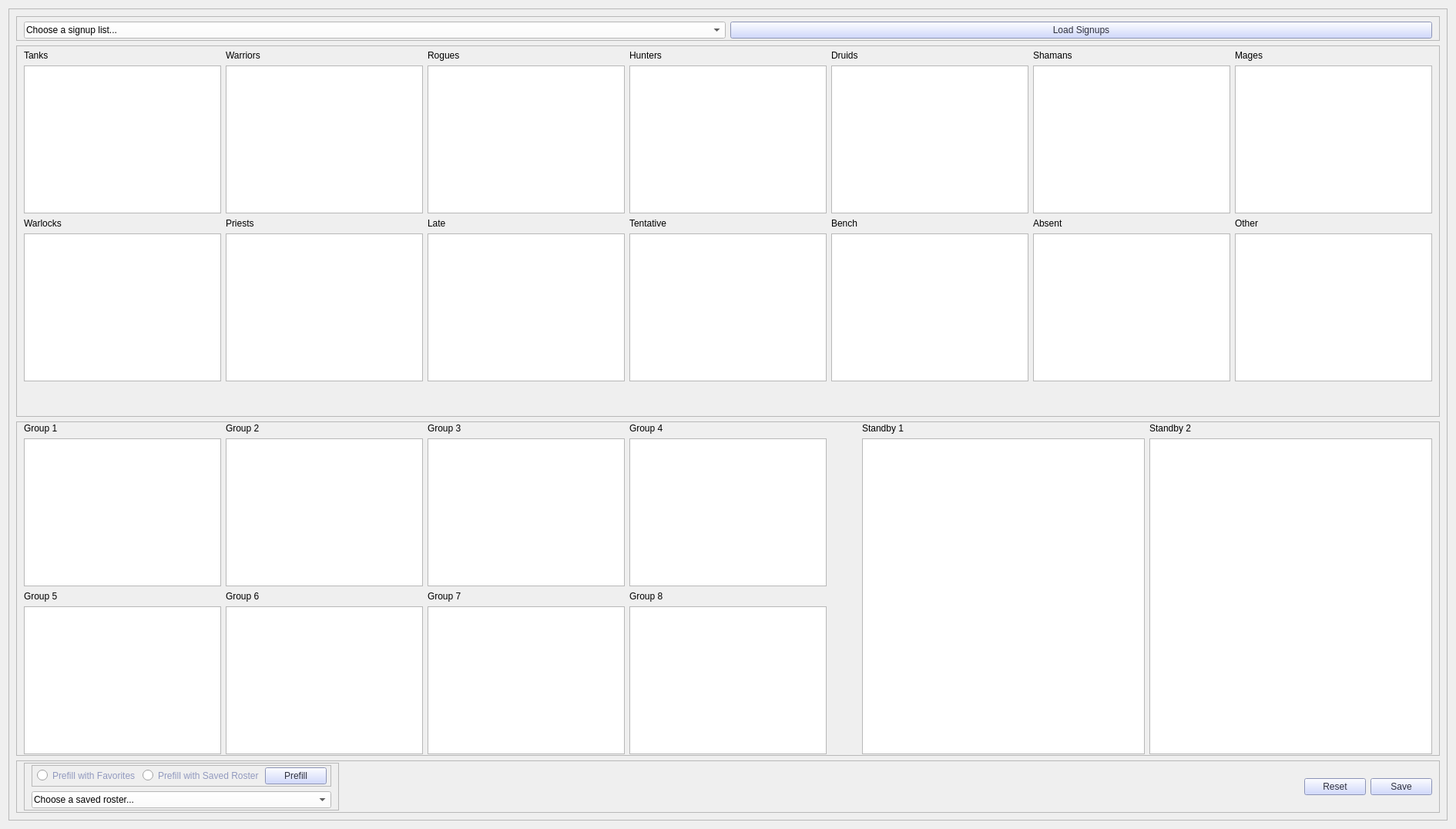
      <widget class="QWidget" name="tab_2">
       <attribute name="title">
        <string>Build Roster</string>
       </attribute>
       <layout class="QVBoxLayout" name="verticalLayout_3">
        <item>
         <widget class="QFrame" name="buildRoster_frame">
          <property name="frameShape">
           <enum>QFrame::StyledPanel</enum>
          </property>
          <property name="frameShadow">
           <enum>QFrame::Raised</enum>
          </property>
          <layout class="QVBoxLayout" name="verticalLayout_4">
           <item>
            <widget class="QFrame" name="load_btn_frame">
             <property name="frameShape">
              <enum>QFrame::StyledPanel</enum>
             </property>
             <property name="frameShadow">
              <enum>QFrame::Raised</enum>
             </property>
             <layout class="QHBoxLayout" name="horizontalLayout_2">
              <property name="topMargin">
               <number>6</number>
              </property>
              <property name="bottomMargin">
               <number>2</number>
              </property>
              <item>
               <widget class="QComboBox" name="signup_cmbo">
                <property name="styleSheet">
                 <string notr="true">background-color: rgb(255, 255, 255);
font: 9pt &quot;Segoe UI&quot;;
padding: 2px;
</string>
                </property>
                <item>
                 <property name="text">
                  <string>Choose a signup list...</string>
                 </property>
                </item>
               </widget>
              </item>
              <item>
               <widget class="QPushButton" name="load_btn">
                <property name="styleSheet">
                 <string notr="true">background-color: rgb(195, 206, 255);
color: rgb(46, 48, 62);
font: 700 12pt &quot;Segoe UI&quot;;</string>
                </property>
                <property name="text">
                 <string>Load Signups</string>
                </property>
               </widget>
              </item>
             </layout>
            </widget>
           </item>
           <item>
            <widget class="QFrame" name="signup_frame">
             <property name="frameShape">
              <enum>QFrame::StyledPanel</enum>
             </property>
             <property name="frameShadow">
              <enum>QFrame::Raised</enum>
             </property>
             <layout class="QVBoxLayout" name="verticalLayout_6">
              <property name="spacing">
               <number>6</number>
              </property>
              <property name="topMargin">
               <number>5</number>
              </property>
              <property name="bottomMargin">
               <number>5</number>
              </property>
              <item>
               <layout class="QGridLayout" name="signup_grid">
                <item row="1" column="4">
                 <widget class="QListWidget" name="signup_list_druids">
                  <property name="acceptDrops">
                   <bool>true</bool>
                  </property>
                  <property name="dragDropMode">
                   <enum>QAbstractItemView::DragDrop</enum>
                  </property>
                  <property name="defaultDropAction">
                   <enum>Qt::MoveAction</enum>
                  </property>
                 </widget>
                </item>
                <item row="1" column="1">
                 <widget class="QListWidget" name="signup_list_warriors">
                  <property name="acceptDrops">
                   <bool>true</bool>
                  </property>
                  <property name="dragDropMode">
                   <enum>QAbstractItemView::DragDrop</enum>
                  </property>
                  <property name="defaultDropAction">
                   <enum>Qt::MoveAction</enum>
                  </property>
                 </widget>
                </item>
                <item row="0" column="1">
                 <widget class="QLabel" name="warrior_lbl">
                  <property name="text">
                   <string>Warriors</string>
                  </property>
                 </widget>
                </item>
                <item row="1" column="6">
                 <widget class="QListWidget" name="signup_list_mages">
                  <property name="acceptDrops">
                   <bool>true</bool>
                  </property>
                  <property name="dragDropMode">
                   <enum>QAbstractItemView::DragDrop</enum>
                  </property>
                  <property name="defaultDropAction">
                   <enum>Qt::MoveAction</enum>
                  </property>
                 </widget>
                </item>
                <item row="1" column="0">
                 <widget class="QListWidget" name="signup_list_tanks">
                  <property name="acceptDrops">
                   <bool>true</bool>
                  </property>
                  <property name="dragDropMode">
                   <enum>QAbstractItemView::DragDrop</enum>
                  </property>
                  <property name="defaultDropAction">
                   <enum>Qt::MoveAction</enum>
                  </property>
                 </widget>
                </item>
                <item row="0" column="6">
                 <widget class="QLabel" name="mage_lbl">
                  <property name="text">
                   <string>Mages</string>
                  </property>
                 </widget>
                </item>
                <item row="1" column="2">
                 <widget class="QListWidget" name="signup_list_rogues">
                  <property name="acceptDrops">
                   <bool>true</bool>
                  </property>
                  <property name="dragDropMode">
                   <enum>QAbstractItemView::DragDrop</enum>
                  </property>
                  <property name="defaultDropAction">
                   <enum>Qt::MoveAction</enum>
                  </property>
                 </widget>
                </item>
                <item row="0" column="3">
                 <widget class="QLabel" name="hunter_lbl">
                  <property name="text">
                   <string>Hunters</string>
                  </property>
                 </widget>
                </item>
                <item row="1" column="3">
                 <widget class="QListWidget" name="signup_list_hunters">
                  <property name="acceptDrops">
                   <bool>true</bool>
                  </property>
                  <property name="dragDropMode">
                   <enum>QAbstractItemView::DragDrop</enum>
                  </property>
                  <property name="defaultDropAction">
                   <enum>Qt::MoveAction</enum>
                  </property>
                 </widget>
                </item>
                <item row="0" column="0">
                 <widget class="QLabel" name="tank_lbl">
                  <property name="text">
                   <string>Tanks</string>
                  </property>
                 </widget>
                </item>
                <item row="1" column="5">
                 <widget class="QListWidget" name="signup_list_shamans">
                  <property name="acceptDrops">
                   <bool>true</bool>
                  </property>
                  <property name="dragDropMode">
                   <enum>QAbstractItemView::DragDrop</enum>
                  </property>
                  <property name="defaultDropAction">
                   <enum>Qt::MoveAction</enum>
                  </property>
                 </widget>
                </item>
                <item row="0" column="2">
                 <widget class="QLabel" name="rogue_lbl">
                  <property name="text">
                   <string>Rogues</string>
                  </property>
                 </widget>
                </item>
                <item row="0" column="4">
                 <widget class="QLabel" name="druid_lbl">
                  <property name="text">
                   <string>Druids</string>
                  </property>
                 </widget>
                </item>
                <item row="0" column="5">
                 <widget class="QLabel" name="shaman_lbl">
                  <property name="text">
                   <string>Shamans</string>
                  </property>
                 </widget>
                </item>
               </layout>
              </item>
              <item>
               <layout class="QGridLayout" name="gridLayout">
                <item row="1" column="6">
                 <widget class="QListWidget" name="signup_list_other">
                  <property name="dragDropMode">
                   <enum>QAbstractItemView::DragDrop</enum>
                  </property>
                  <property name="defaultDropAction">
                   <enum>Qt::MoveAction</enum>
                  </property>
                 </widget>
                </item>
                <item row="1" column="4">
                 <widget class="QListWidget" name="signup_list_bench">
                  <property name="acceptDrops">
                   <bool>true</bool>
                  </property>
                  <property name="dragDropMode">
                   <enum>QAbstractItemView::DragDrop</enum>
                  </property>
                  <property name="defaultDropAction">
                   <enum>Qt::MoveAction</enum>
                  </property>
                 </widget>
                </item>
                <item row="1" column="1">
                 <widget class="QListWidget" name="signup_list_priests">
                  <property name="acceptDrops">
                   <bool>true</bool>
                  </property>
                  <property name="dragDropMode">
                   <enum>QAbstractItemView::DragDrop</enum>
                  </property>
                  <property name="defaultDropAction">
                   <enum>Qt::MoveAction</enum>
                  </property>
                 </widget>
                </item>
                <item row="0" column="0">
                 <widget class="QLabel" name="warlock_lbl">
                  <property name="text">
                   <string>Warlocks</string>
                  </property>
                 </widget>
                </item>
                <item row="0" column="1">
                 <widget class="QLabel" name="priest_lbl">
                  <property name="text">
                   <string>Priests</string>
                  </property>
                 </widget>
                </item>
                <item row="1" column="2">
                 <widget class="QListWidget" name="signup_list_late">
                  <property name="acceptDrops">
                   <bool>true</bool>
                  </property>
                  <property name="dragDropMode">
                   <enum>QAbstractItemView::DragDrop</enum>
                  </property>
                  <property name="defaultDropAction">
                   <enum>Qt::MoveAction</enum>
                  </property>
                 </widget>
                </item>
                <item row="0" column="4">
                 <widget class="QLabel" name="bench_lbl">
                  <property name="text">
                   <string>Bench</string>
                  </property>
                 </widget>
                </item>
                <item row="1" column="5">
                 <widget class="QListWidget" name="signup_list_absent">
                  <property name="acceptDrops">
                   <bool>true</bool>
                  </property>
                  <property name="dragDropMode">
                   <enum>QAbstractItemView::DragDrop</enum>
                  </property>
                  <property name="defaultDropAction">
                   <enum>Qt::MoveAction</enum>
                  </property>
                 </widget>
                </item>
                <item row="0" column="5">
                 <widget class="QLabel" name="absent_lbl">
                  <property name="text">
                   <string>Absent</string>
                  </property>
                 </widget>
                </item>
                <item row="1" column="0">
                 <widget class="QListWidget" name="signup_list_warlocks">
                  <property name="acceptDrops">
                   <bool>true</bool>
                  </property>
                  <property name="dragDropMode">
                   <enum>QAbstractItemView::DragDrop</enum>
                  </property>
                  <property name="defaultDropAction">
                   <enum>Qt::MoveAction</enum>
                  </property>
                 </widget>
                </item>
                <item row="1" column="3">
                 <widget class="QListWidget" name="signup_list_tentative">
                  <property name="acceptDrops">
                   <bool>true</bool>
                  </property>
                  <property name="dragDropMode">
                   <enum>QAbstractItemView::DragDrop</enum>
                  </property>
                  <property name="defaultDropAction">
                   <enum>Qt::MoveAction</enum>
                  </property>
                 </widget>
                </item>
                <item row="0" column="2">
                 <widget class="QLabel" name="late_lbl">
                  <property name="text">
                   <string>Late</string>
                  </property>
                 </widget>
                </item>
                <item row="0" column="3">
                 <widget class="QLabel" name="tentative_lbl">
                  <property name="text">
                   <string>Tentative</string>
                  </property>
                 </widget>
                </item>
                <item row="0" column="6">
                 <widget class="QLabel" name="other_lbl">
                  <property name="text">
                   <string>Other</string>
                  </property>
                 </widget>
                </item>
               </layout>
              </item>
              <item>
               <spacer name="verticalSpacer">
                <property name="orientation">
                 <enum>Qt::Vertical</enum>
                </property>
                <property name="sizeHint" stdset="0">
                 <size>
                  <width>20</width>
                  <height>40</height>
                 </size>
                </property>
               </spacer>
              </item>
             </layout>
            </widget>
           </item>
           <item>
            <widget class="QFrame" name="roster_frame">
             <property name="frameShape">
              <enum>QFrame::StyledPanel</enum>
             </property>
             <property name="frameShadow">
              <enum>QFrame::Raised</enum>
             </property>
             <layout class="QHBoxLayout" name="horizontalLayout">
              <property name="topMargin">
               <number>1</number>
              </property>
              <property name="bottomMargin">
               <number>1</number>
              </property>
              <item>
               <layout class="QGridLayout" name="roster_grid">
                <item row="2" column="2">
                 <widget class="QLabel" name="rosterGrp_lbl_7">
                  <property name="text">
                   <string>Group 7</string>
                  </property>
                 </widget>
                </item>
                <item row="3" column="0">
                 <widget class="QListWidget" name="rosterGrp_list_5">
                  <property name="acceptDrops">
                   <bool>true</bool>
                  </property>
                  <property name="dragDropMode">
                   <enum>QAbstractItemView::DragDrop</enum>
                  </property>
                  <property name="defaultDropAction">
                   <enum>Qt::MoveAction</enum>
                  </property>
                 </widget>
                </item>
                <item row="1" column="2">
                 <widget class="QListWidget" name="rosterGrp_list_3">
                  <property name="acceptDrops">
                   <bool>true</bool>
                  </property>
                  <property name="dragDropMode">
                   <enum>QAbstractItemView::DragDrop</enum>
                  </property>
                  <property name="defaultDropAction">
                   <enum>Qt::MoveAction</enum>
                  </property>
                 </widget>
                </item>
                <item row="1" column="1">
                 <widget class="QListWidget" name="rosterGrp_list_2">
                  <property name="acceptDrops">
                   <bool>true</bool>
                  </property>
                  <property name="dragDropMode">
                   <enum>QAbstractItemView::DragDrop</enum>
                  </property>
                  <property name="defaultDropAction">
                   <enum>Qt::MoveAction</enum>
                  </property>
                 </widget>
                </item>
                <item row="0" column="2">
                 <widget class="QLabel" name="rosterGrp_lbl_3">
                  <property name="text">
                   <string>Group 3</string>
                  </property>
                 </widget>
                </item>
                <item row="0" column="0">
                 <widget class="QLabel" name="rosterGrp_lbl_1">
                  <property name="text">
                   <string>Group 1</string>
                  </property>
                 </widget>
                </item>
                <item row="3" column="3">
                 <widget class="QListWidget" name="rosterGrp_list_8">
                  <property name="acceptDrops">
                   <bool>true</bool>
                  </property>
                  <property name="dragDropMode">
                   <enum>QAbstractItemView::DragDrop</enum>
                  </property>
                  <property name="defaultDropAction">
                   <enum>Qt::MoveAction</enum>
                  </property>
                 </widget>
                </item>
                <item row="2" column="3">
                 <widget class="QLabel" name="rosterGrp_lbl_8">
                  <property name="text">
                   <string>Group 8</string>
                  </property>
                 </widget>
                </item>
                <item row="1" column="3">
                 <widget class="QListWidget" name="rosterGrp_list_4">
                  <property name="acceptDrops">
                   <bool>true</bool>
                  </property>
                  <property name="dragDropMode">
                   <enum>QAbstractItemView::DragDrop</enum>
                  </property>
                  <property name="defaultDropAction">
                   <enum>Qt::MoveAction</enum>
                  </property>
                 </widget>
                </item>
                <item row="2" column="0">
                 <widget class="QLabel" name="rosterGrp_lbl_5">
                  <property name="text">
                   <string>Group 5</string>
                  </property>
                 </widget>
                </item>
                <item row="0" column="1">
                 <widget class="QLabel" name="rosterGrp_lbl_2">
                  <property name="text">
                   <string>Group 2</string>
                  </property>
                 </widget>
                </item>
                <item row="3" column="2">
                 <widget class="QListWidget" name="rosterGrp_list_7">
                  <property name="acceptDrops">
                   <bool>true</bool>
                  </property>
                  <property name="dragDropMode">
                   <enum>QAbstractItemView::DragDrop</enum>
                  </property>
                  <property name="defaultDropAction">
                   <enum>Qt::MoveAction</enum>
                  </property>
                 </widget>
                </item>
                <item row="3" column="1">
                 <widget class="QListWidget" name="rosterGrp_list_6">
                  <property name="acceptDrops">
                   <bool>true</bool>
                  </property>
                  <property name="dragDropMode">
                   <enum>QAbstractItemView::DragDrop</enum>
                  </property>
                  <property name="defaultDropAction">
                   <enum>Qt::MoveAction</enum>
                  </property>
                 </widget>
                </item>
                <item row="0" column="3">
                 <widget class="QLabel" name="rosterGrp_lbl_4">
                  <property name="text">
                   <string>Group 4</string>
                  </property>
                 </widget>
                </item>
                <item row="2" column="1">
                 <widget class="QLabel" name="rosterGrp_lbl_6">
                  <property name="text">
                   <string>Group 6</string>
                  </property>
                 </widget>
                </item>
                <item row="1" column="0">
                 <widget class="QListWidget" name="rosterGrp_list_1">
                  <property name="acceptDrops">
                   <bool>true</bool>
                  </property>
                  <property name="dragDropMode">
                   <enum>QAbstractItemView::DragDrop</enum>
                  </property>
                  <property name="defaultDropAction">
                   <enum>Qt::MoveAction</enum>
                  </property>
                 </widget>
                </item>
               </layout>
              </item>
              <item>
               <spacer name="horizontalSpacer_3">
                <property name="orientation">
                 <enum>Qt::Horizontal</enum>
                </property>
                <property name="sizeType">
                 <enum>QSizePolicy::Minimum</enum>
                </property>
                <property name="sizeHint" stdset="0">
                 <size>
                  <width>40</width>
                  <height>20</height>
                 </size>
                </property>
               </spacer>
              </item>
              <item>
               <layout class="QGridLayout" name="standby_grid">
                <item row="0" column="1">
                 <widget class="QLabel" name="standby_lbl_2">
                  <property name="text">
                   <string>Standby 2</string>
                  </property>
                 </widget>
                </item>
                <item row="0" column="0">
                 <widget class="QLabel" name="standby_lbl_1">
                  <property name="text">
                   <string>Standby 1</string>
                  </property>
                 </widget>
                </item>
                <item row="1" column="0">
                 <widget class="QListWidget" name="rosterStandby_list_1">
                  <property name="acceptDrops">
                   <bool>true</bool>
                  </property>
                  <property name="dragDropMode">
                   <enum>QAbstractItemView::DragDrop</enum>
                  </property>
                  <property name="defaultDropAction">
                   <enum>Qt::MoveAction</enum>
                  </property>
                 </widget>
                </item>
                <item row="1" column="1">
                 <widget class="QListWidget" name="rosterStandby_list_2">
                  <property name="acceptDrops">
                   <bool>true</bool>
                  </property>
                  <property name="dragDropMode">
                   <enum>QAbstractItemView::DragDrop</enum>
                  </property>
                  <property name="defaultDropAction">
                   <enum>Qt::MoveAction</enum>
                  </property>
                 </widget>
                </item>
               </layout>
              </item>
             </layout>
            </widget>
           </item>
           <item>
            <widget class="QFrame" name="frame_2">
             <property name="frameShape">
              <enum>QFrame::StyledPanel</enum>
             </property>
             <property name="frameShadow">
              <enum>QFrame::Raised</enum>
             </property>
             <layout class="QHBoxLayout" name="horizontalLayout_4">
              <property name="leftMargin">
               <number>9</number>
              </property>
              <property name="topMargin">
               <number>2</number>
              </property>
              <property name="bottomMargin">
               <number>2</number>
              </property>
              <item>
               <widget class="QFrame" name="frame_3">
                <property name="styleSheet">
                 <string notr="true"/>
                </property>
                <property name="frameShape">
                 <enum>QFrame::StyledPanel</enum>
                </property>
                <property name="frameShadow">
                 <enum>QFrame::Raised</enum>
                </property>
                <layout class="QVBoxLayout" name="verticalLayout_2">
                 <property name="topMargin">
                  <number>2</number>
                 </property>
                 <property name="bottomMargin">
                  <number>2</number>
                 </property>
                 <item>
                  <widget class="QFrame" name="frame_4">
                   <property name="styleSheet">
                    <string notr="true"/>
                   </property>
                   <property name="frameShape">
                    <enum>QFrame::StyledPanel</enum>
                   </property>
                   <property name="frameShadow">
                    <enum>QFrame::Raised</enum>
                   </property>
                   <layout class="QHBoxLayout" name="horizontalLayout_6">
                    <property name="spacing">
                     <number>6</number>
                    </property>
                    <property name="leftMargin">
                     <number>5</number>
                    </property>
                    <property name="topMargin">
                     <number>2</number>
                    </property>
                    <property name="rightMargin">
                     <number>5</number>
                    </property>
                    <property name="bottomMargin">
                     <number>2</number>
                    </property>
                    <item>
                     <widget class="QRadioButton" name="radioButton">
                      <property name="styleSheet">
                       <string notr="true">color: rgb(145, 153, 190);
padding: 1px;</string>
                      </property>
                      <property name="text">
                       <string>Prefill with Favorites</string>
                      </property>
                     </widget>
                    </item>
                    <item>
                     <widget class="QRadioButton" name="radioButton_2">
                      <property name="styleSheet">
                       <string notr="true">color: rgb(145, 153, 190);
padding: 1px;</string>
                      </property>
                      <property name="text">
                       <string>Prefill with Saved Roster</string>
                      </property>
                     </widget>
                    </item>
                    <item>
                     <widget class="QPushButton" name="pushButton">
                      <property name="styleSheet">
                       <string notr="true">background-color: rgb(195, 206, 255);
color: rgb(46, 48, 62);
font: 700 10pt &quot;Segoe UI&quot;;</string>
                      </property>
                      <property name="text">
                       <string>Prefill</string>
                      </property>
                     </widget>
                    </item>
                   </layout>
                  </widget>
                 </item>
                 <item>
                  <widget class="QComboBox" name="comboBox">
                   <property name="styleSheet">
                    <string notr="true">background-color: rgb(255, 255, 255);
font: 9pt &quot;Segoe UI&quot;;
padding: 2px;
</string>
                   </property>
                   <item>
                    <property name="text">
                     <string>Choose a saved roster...</string>
                    </property>
                   </item>
                  </widget>
                 </item>
                </layout>
               </widget>
              </item>
              <item>
               <spacer name="horizontalSpacer_2">
                <property name="orientation">
                 <enum>Qt::Horizontal</enum>
                </property>
                <property name="sizeType">
                 <enum>QSizePolicy::MinimumExpanding</enum>
                </property>
                <property name="sizeHint" stdset="0">
                 <size>
                  <width>40</width>
                  <height>20</height>
                 </size>
                </property>
               </spacer>
              </item>
              <item>
               <widget class="QPushButton" name="pushButton_3">
                <property name="styleSheet">
                 <string notr="true">background-color: rgb(195, 206, 255);
color: rgb(46, 48, 62);
font: 700 12pt &quot;Segoe UI&quot;;</string>
                </property>
                <property name="text">
                 <string>Reset</string>
                </property>
               </widget>
              </item>
              <item>
               <widget class="QPushButton" name="pushButton_4">
                <property name="styleSheet">
                 <string notr="true">background-color: rgb(195, 206, 255);
color: rgb(46, 48, 62);
font: 700 12pt &quot;Segoe UI&quot;;</string>
                </property>
                <property name="text">
                 <string>Save</string>
                </property>
               </widget>
              </item>
             </layout>
            </widget>
           </item>
          </layout>
         </widget>
        </item>
       </layout>
      </widget>
